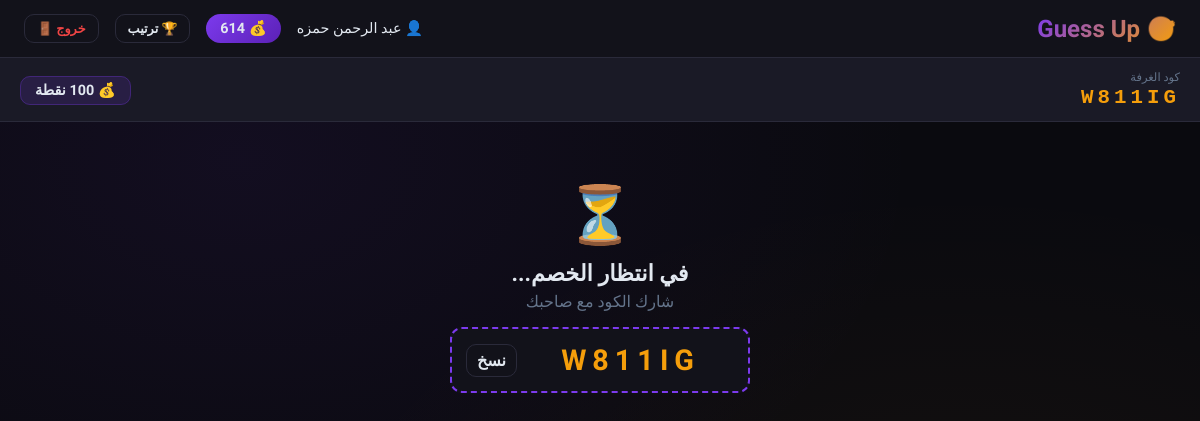
The page /room/W811IG (signed in) on the database its author committed.
### models.py (models this page shows, shortened)
class Player(db.Model):
    __tablename__     = 'players'
    id                = db.Column(db.Integer, primary_key=True)
    player_name       = db.Column(db.String(50), unique=True, nullable=False)
    password_hash     = db.Column(db.String(256), nullable=False)
    points            = db.Column(db.Integer, default=100)
    xp                = db.Column(db.Integer, default=0)       # م12: XP
    win_streak        = db.Column(db.Integer, default=0)       # م4: Streak
    best_streak       = db.Column(db.Integer, default=0)       # م4: أحسن streak
    last_daily_reward = db.Column(db.DateTime, nullable=True)  # م2: Daily Reward
    avatar            = db.Column(db.String(200), nullable=True)
    created_at        = db.Column(db.DateTime, default=datetime.utcnow)

class Room(db.Model):
    __tablename__    = 'rooms'
    id               = db.Column(db.Integer, primary_key=True)
    room_code        = db.Column(db.String(10), unique=True, nullable=False)
    bet_points       = db.Column(db.Integer, default=100)
    player1_id       = db.Column(db.Integer, db.ForeignKey('players.id'), nullable=True)
    player2_id       = db.Column(db.Integer, db.ForeignKey('players.id'), nullable=True)
    winner_id        = db.Column(db.Integer, db.ForeignKey('players.id'), nullable=True)
    is_bankrupt_mode = db.Column(db.Boolean, default=False)
    is_bot_game      = db.Column(db.Boolean, default=False)
    is_public        = db.Column(db.Boolean, default=False)
    status           = db.Column(db.String(20), default='waiting')
    random_event     = db.Column(db.String(50), nullable=True)  # م6: Random Event
    created_at       = db.Column(db.DateTime, default=datetime.utcnow)
    player1 = db.relationship('Player', foreign_keys=[player1_id])
    player2 = db.relationship('Player', foreign_keys=[player2_id])
    winner  = db.relationship('Player', foreign_keys=[winner_id])

### app.py (the view)
@app.route('/room/<room_code>')
def game_room(room_code):
    if not is_logged_in(session): return redirect(url_for('index'))
    room   = get_room(room_code)
    if not room: return redirect(url_for('lobby'))
    player = get_player_by_id(session['player_id'])
    if not player: return redirect(url_for('index'))
    event_info = EVENTS_MAP.get(room.random_event, {})
    return render_template('room.html', room=room, player=player,
                           event_info=event_info)

### app.py (called while the page is built)
@app.context_processor
def inject_player():
    def get_player():
        pid=session.get('player_id')
        return Player.query.filter_by(id=pid).first() if pid else None
    return dict(get_player=get_player)

### auth.py (called while the page is built)
def get_player_by_id(player_id):
    return Player.query.filter_by(id=player_id).first()

def is_logged_in(session):
    return 'player_id' in session

### rooms.py (called while the page is built)
def get_room(room_code):
    return Room.query.filter_by(room_code=room_code).first()

### templates/room.html (shortened to what this page needs)
{% extends 'base.html' %}
{% block content %}
<div class="room-header">
    <div>
        <div style="color:var(--muted);font-size:.72rem;margin-bottom:2px">كود الغرفة</div>
        <div class="room-code-display" onclick="copyCode()">{{ room.room_code }}</div>
    </div>
    <div>
        {% if room.is_bot_game %}
            <span class="bet-info">🤖 ضد البوت</span>
        {% else %}
            <span class="bet-info">💰 {{ room.bet_points }} نقطة</span>
        {% endif %}
    </div>
</div>
<div class="game-area">
    <div id="waitingState" class="waiting-state {% if room.is_bot_game %}hidden{% endif %}">
        <div class="big-icon">⏳</div>
        <h2>في انتظار الخصم...</h2>
        <p style="color:var(--muted)">شارك الكود مع صاحبك</p>
        <div class="share-code-box">
            <span>{{ room.room_code }}</span>
            <button onclick="copyCode()" class="btn btn-ghost" style="padding:6px 10px">نسخ</button>
        </div>
    </div>
</div>
{% endblock %}

### templates/base.html (shortened to what this page needs)
<!DOCTYPE html>
<html lang="ar" dir="rtl">
<head>
</head>
<body>
    <nav>
        <a href="/" class="nav-logo">🎯 Guess Up</a>
        <div class="nav-info">
            {% if session.player_name %}
                <span>👤 {{ session.player_name }}</span>
                <span class="points-badge">
                    💰 <span id="nav-points">{{ player.points if player else '' }}</span>
                </span>
                <a href="/leaderboard" class="btn btn-ghost" style="padding:6px 12px;font-size:0.8rem">🏆 ترتيب</a>
                <a href="/logout" class="btn btn-ghost" style="padding:6px 12px;font-size:0.8rem;color:var(--red)">خروج 🚪</a>
            {% endif %}
        </div>
    </nav>
    {% block content %}{% endblock %}
</body>
</html>

### templates/base.html (style rules this page uses)
* { margin: 0; padding: 0; box-sizing: border-box; }
:root { --bg: #0a0a0f; --surface: #12121a; --card: #1a1a26; --border: #2a2a3a; --accent: #7c3aed; --accent2: #f59e0b; --green: #10b981; --red: #ef4444; --text: #e2e8f0; --muted: #64748b; --glow: 0 0 20px rgba(124,58,237,0.4); }
body { font-family: 'Cairo', sans-serif; background: var(--bg); color: var(--text); min-height: 100vh; background-image: radial-gradient(ellipse at 20% 20%, rgba(124,58,237,0.08) 0%, transparent 50%), radial-gradient(ellipse at 80% 80%, rgba(245,158,11,0.05) 0%, transparent 50%); }
nav { background: var(--surface); border-bottom: 1px solid var(--border); padding: 14px 24px; display: flex; justify-content: space-between; align-items: center; }
.nav-logo { font-size: 1.5rem; font-weight: 900; background: linear-gradient(135deg, var(--accent), var(--accent2)); -webkit-background-clip: text; -webkit-text-fill-color: transparent; text-decoration: none; }
.nav-info { display: flex; align-items: center; gap: 16px; font-size: 0.9rem; }
.points-badge { background: linear-gradient(135deg, var(--accent), #5b21b6); padding: 6px 14px; border-radius: 20px; font-weight: 700; font-size: 0.9rem; }
.btn { display: inline-flex; align-items: center; justify-content: center; gap: 8px; padding: 12px 24px; border-radius: 10px; font-family: 'Cairo', sans-serif; font-size: 1rem; font-weight: 700; cursor: pointer; border: none; transition: all 0.2s; text-decoration: none; }
.btn-ghost { background: transparent; border: 1px solid var(--border); color: var(--text); }

### templates/room.html (style rules this page uses)
.room-header { background:var(--card);border-bottom:1px solid var(--border); padding:12px 20px;display:flex;justify-content:space-between;align-items:center; }
.room-code-display { font-family:monospace;font-size:1.3rem;font-weight:900; letter-spacing:4px;color:var(--accent2);cursor:pointer; }
.bet-info { background:rgba(124,58,237,.15);border:1px solid rgba(124,58,237,.3); border-radius:10px;padding:5px 14px;font-weight:700;font-size:.9rem; }
.game-area { max-width:700px;margin:0 auto;padding:20px 16px; }
.waiting-state { text-align:center;padding:40px 0; }
.waiting-state .big-icon { font-size:3.5rem;margin-bottom:12px;animation:pulse 2s infinite; }
.waiting-state h2 { font-size:1.4rem;font-weight:700;margin-bottom:6px; }
.share-code-box { background:var(--surface);border:2px dashed var(--accent); border-radius:12px;padding:14px;margin:16px auto;max-width:300px; display:flex;align-items:center;justify-content:space-between;gap:10px; }
.share-code-box span { font-size:1.8rem;font-weight:900;letter-spacing:6px;color:var(--accent2);flex:1;text-align:center; }

### rows shown on the page
Player: player_name "عبد الرحمن حمزه", points "614"
Room: room_code "W811IG"
